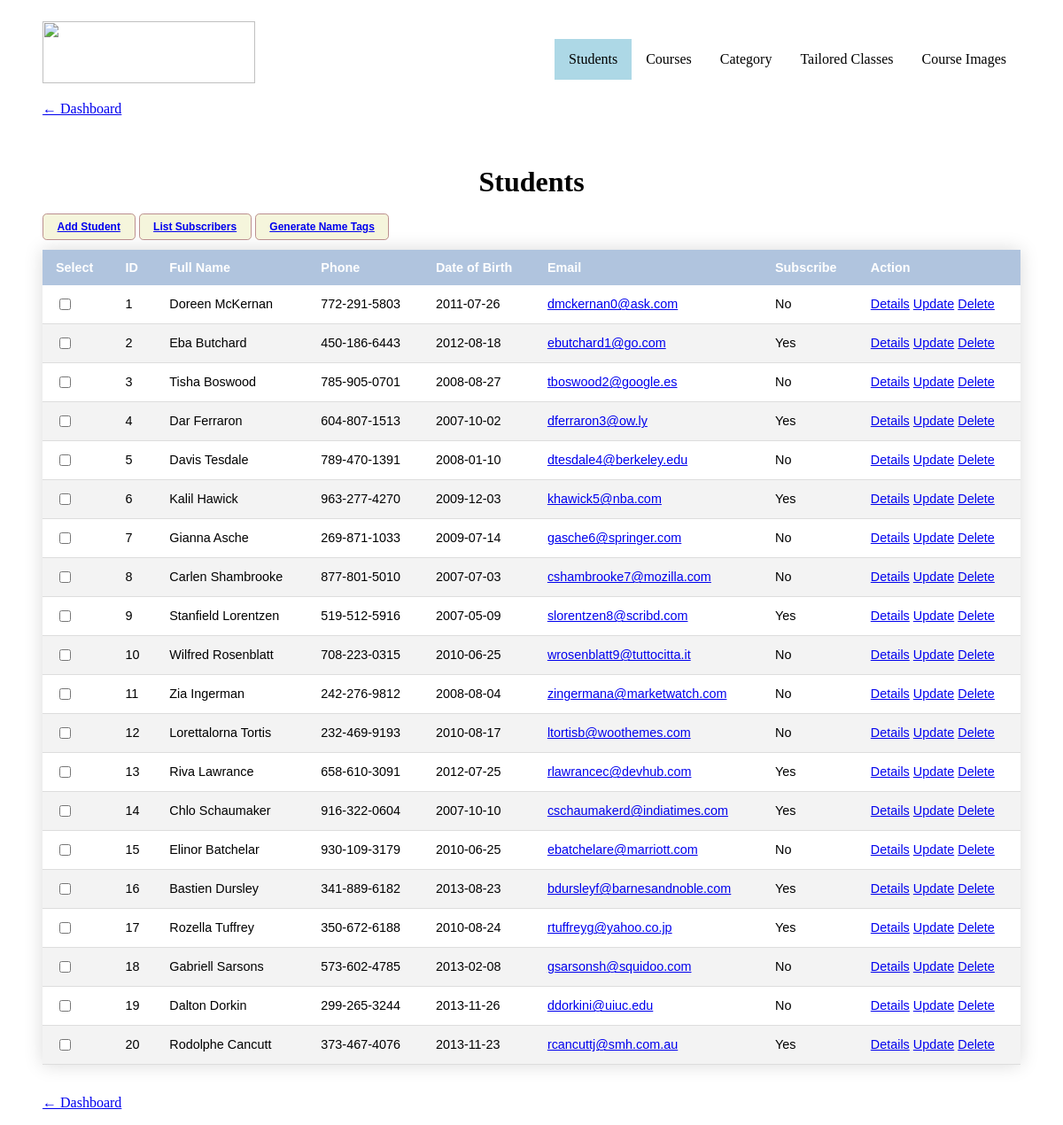
Page /students.php on the committed database.
### tables this page shows
CREATE TABLE `student`  (	
	`student_id`		INT(11) NOT NULL PRIMARY KEY AUTO_INCREMENT ,
	`first_name`	    VARCHAR(50) NOT NULL,
	`surname`		    VARCHAR(20) NOT NULL,
	`address`		    VARCHAR(100) NOT NULL,
	`phone`		        VARCHAR(15) NOT NULL,
    `dob`               DATE NOT NULL,
    `email`             VARCHAR(80) NOT NULL,
    `subscribe`         INT(1) NOT NULL
);

### students.php (the view, shortened to what this page needs)
<?php
require_once('connection.php');
$stmt = $dbh->prepare("SELECT * FROM `student`;");
?>
<!doctype html>
<html lang="en">
<head>
    <link rel="stylesheet" href="styles.css">
</head>
<body>
<ul>
    <a href = "index.html"><img width="240" height="70" src = "images/a2_logo.png"></a>
    <li style="float:right"><a href="images.php">Course Images</a></li>
    <li style="float:right"><a href="tailored_classes/tailored_classes.php">Tailored Classes</a></li>
    <li style="float:right"><a href="categories/category.php">Category</a></li>
    <li style="float:right"><a href="courses.php">Courses</a></li>
    <li style="float:right"><a class="active" href="students.php">Students</a></li>
</ul>
<p><a href="dashboard.php">&#8592; Dashboard</a></p>
<br>
<div>
    <?php
    if ($stmt->execute() && $stmt->rowCount() > 0):  ?>
    <center><h1>Students</h1></center>
        <a class ="button"a href = "student_add.php">Add Student</a>
        <a class ="button"a href = "student_subscribers.php">List Subscribers</a>
        <a class ="button"a href = "student_name_tags.php">Generate Name Tags</a>
        <br> <br>
        <table class = "student-table">
            <thead>
            <tr>
                <th>Select</th>
                <th>ID</th>
                <th>Full Name</th>
                <th>Phone</th>
                <th>Date of Birth</th>
                <th>Email</th>
                <th>Subscribe</th>
                <th>Action</th>
            </tr>
            </thead>
            <tbody>
            <?php while ($row = $stmt->fetchObject()): ?>
                <tr>
                    <td><input type="checkbox" name="student_ids[]" class="student-delete" value="<?php echo $row->student_id; ?>"/></td>
                    <td><?= $row->student_id; ?></td>
                    <td><?= $row->first_name, " ", $row->surname; ?></td>
                    <td><?= $row->phone; ?></td>
                    <td><?= $row->dob; ?></td>
                    <td><a href="mailto:<?= $row->email ?>" ><?= $row->email ?></a></td>
                    <td><?php if($row->subscribe == 0){
                            echo "No";
                        } else{
                            echo "Yes";} ?>
                    </td>
                    <td>
                        <a href = "student_details.php?id=<?= $row->student_id ?>">Details</a>
                        <a href = "student_update.php?id=<?= $row->student_id ?>">Update</a>
                        <a href="student_delete.php?id=<?= $row->student_id ?>" class = "delete-student" onclick="return confirm('Are you sure you want to delete this student?');">Delete</a>
                    </td>
                </tr>
            <?php endwhile; ?>
            </tbody>
        </table>
        <?php else: ?>
            <p>There's no data in students</p>
        <?php endif; ?>
        <br>
</div>
<p><a href="dashboard.php">&#8592; Dashboard</a></p>
</body>
</html>

### styles.css (style rules this page uses)
body { margin-top: 2%; margin-left: 4%; margin-right: 4%; }
ul { list-style-type: none; margin: 0; padding: 0; overflow: hidden; }
li { margin-top: 20px; }
li:last-child { border-right: none; }
li a { display: block; color: black; text-align: center; padding: 14px 16px; text-decoration: none; }
.active { background-color: lightblue; }
.student-table { border-collapse: collapse; font-size: 0.9em; font-family: sans-serif; width: 100%; margin: auto; box-shadow: 0 0 20px rgba(0, 0, 0, 0.15); }
.student-table thead tr { background-color: lightsteelblue; color: #ffffff; text-align: left; }
.student-table th, .student-table td { padding: 12px 15px; }
.student-table tbody tr { border-bottom: 1px solid #dddddd; }
.student-table tbody tr:nth-of-type(even) { background-color: #f3f3f3; }
.button { background: beige; font-family: sans-serif; padding: 0.6em 1.3em; font-weight: 900; font-size: 12px; border: 1px solid rosybrown; border-radius: 0.4em; }

### rows in the picture
student: student_id "1", first_name "Doreen", surname "McKernan", phone "772-291-5803", dob "2011-07-26", email "dmckernan0@ask.com", subscribe "No"
student: student_id "2", first_name "Eba", surname "Butchard", phone "450-186-6443", dob "2012-08-18", email "ebutchard1@go.com", subscribe "Yes"
student: student_id "3", first_name "Tisha", surname "Boswood", phone "785-905-0701", dob "2008-08-27", email "tboswood2@google.es", subscribe "No"
student: student_id "4", first_name "Dar", surname "Ferraron", phone "604-807-1513", dob "2007-10-02", email "dferraron3@ow.ly", subscribe "Yes"
student: student_id "5", first_name "Davis", surname "Tesdale", phone "789-470-1391", dob "2008-01-10", email "dtesdale4@berkeley.edu", subscribe "No"
student: student_id "6", first_name "Kalil", surname "Hawick", phone "963-277-4270", dob "2009-12-03", email "khawick5@nba.com", subscribe "Yes"
student: student_id "7", first_name "Gianna", surname "Asche", phone "269-871-1033", dob "2009-07-14", email "gasche6@springer.com", subscribe "No"
student: student_id "8", first_name "Carlen", surname "Shambrooke", phone "877-801-5010", dob "2007-07-03", email "cshambrooke7@mozilla.com", subscribe "No"
student: student_id "9", first_name "Stanfield", surname "Lorentzen", phone "519-512-5916", dob "2007-05-09", email "slorentzen8@scribd.com", subscribe "Yes"
student: student_id "10", first_name "Wilfred", surname "Rosenblatt", phone "708-223-0315", dob "2010-06-25", email "wrosenblatt9@tuttocitta.it", subscribe "No"
student: student_id "11", first_name "Zia", surname "Ingerman", phone "242-276-9812", dob "2008-08-04", email "zingermana@marketwatch.com", subscribe "No"
student: student_id "12", first_name "Lorettalorna", surname "Tortis", phone "232-469-9193", dob "2010-08-17", email "ltortisb@woothemes.com", subscribe "No"
student: student_id "13", first_name "Riva", surname "Lawrance", phone "658-610-3091", dob "2012-07-25", email "rlawrancec@devhub.com", subscribe "Yes"
student: student_id "14", first_name "Chlo", surname "Schaumaker", phone "916-322-0604", dob "2007-10-10", email "cschaumakerd@indiatimes.com", subscribe "Yes"
student: student_id "15", first_name "Elinor", surname "Batchelar", phone "930-109-3179", dob "2010-06-25", email "ebatchelare@marriott.com", subscribe "No"
student: student_id "16", first_name "Bastien", surname "Dursley", phone "341-889-6182", dob "2013-08-23", email "bdursleyf@barnesandnoble.com", subscribe "Yes"
student: student_id "17", first_name "Rozella", surname "Tuffrey", phone "350-672-6188", dob "2010-08-24", email "rtuffreyg@yahoo.co.jp", subscribe "Yes"
student: student_id "18", first_name "Gabriell", surname "Sarsons", phone "573-602-4785", dob "2013-02-08", email "gsarsonsh@squidoo.com", subscribe "No"
student: student_id "19", first_name "Dalton", surname "Dorkin", phone "299-265-3244", dob "2013-11-26", email "ddorkini@uiuc.edu", subscribe "No"
student: student_id "20", first_name "Rodolphe", surname "Cancutt", phone "373-467-4076", dob "2013-11-23", email "rcancuttj@smh.com.au", subscribe "Yes"
